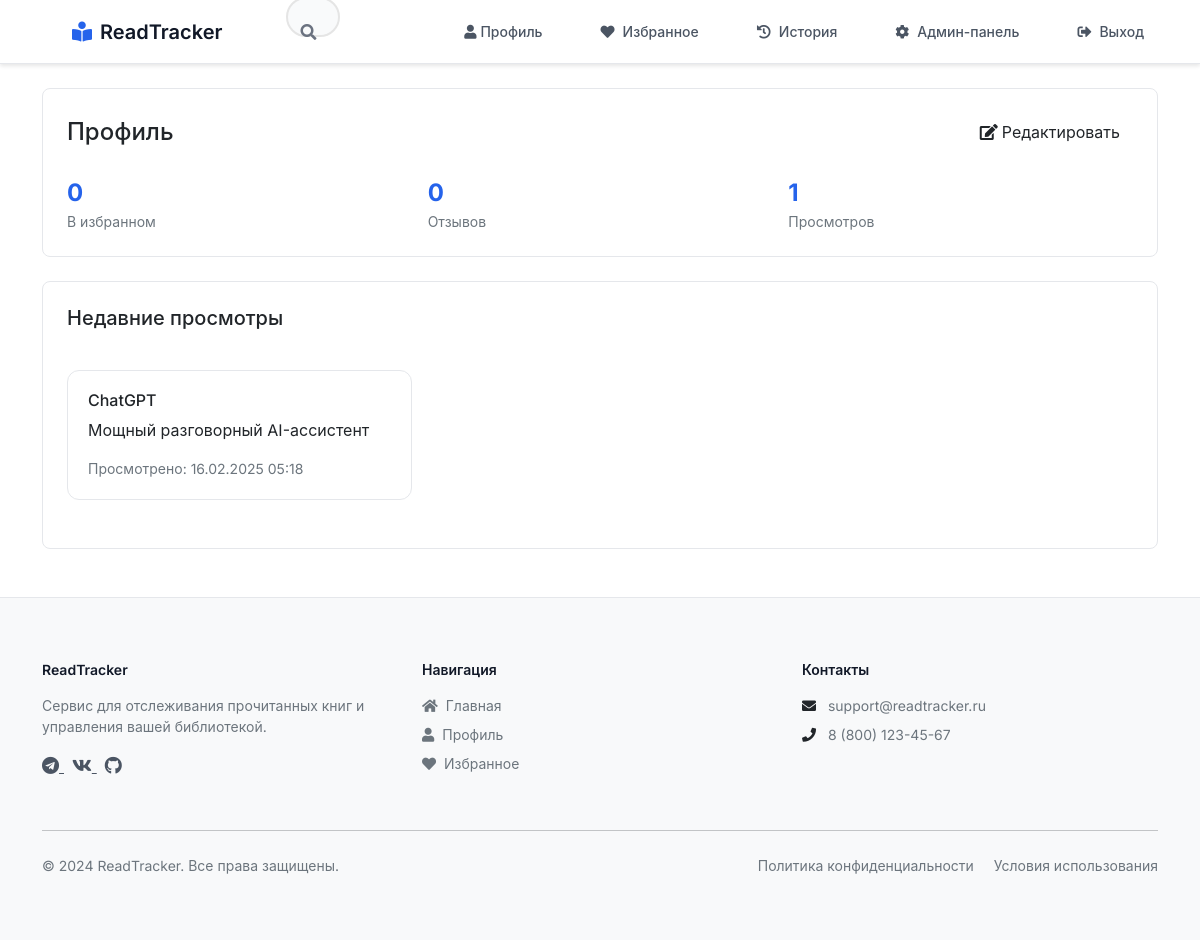
Before: /profile (signed in) with the older database file.
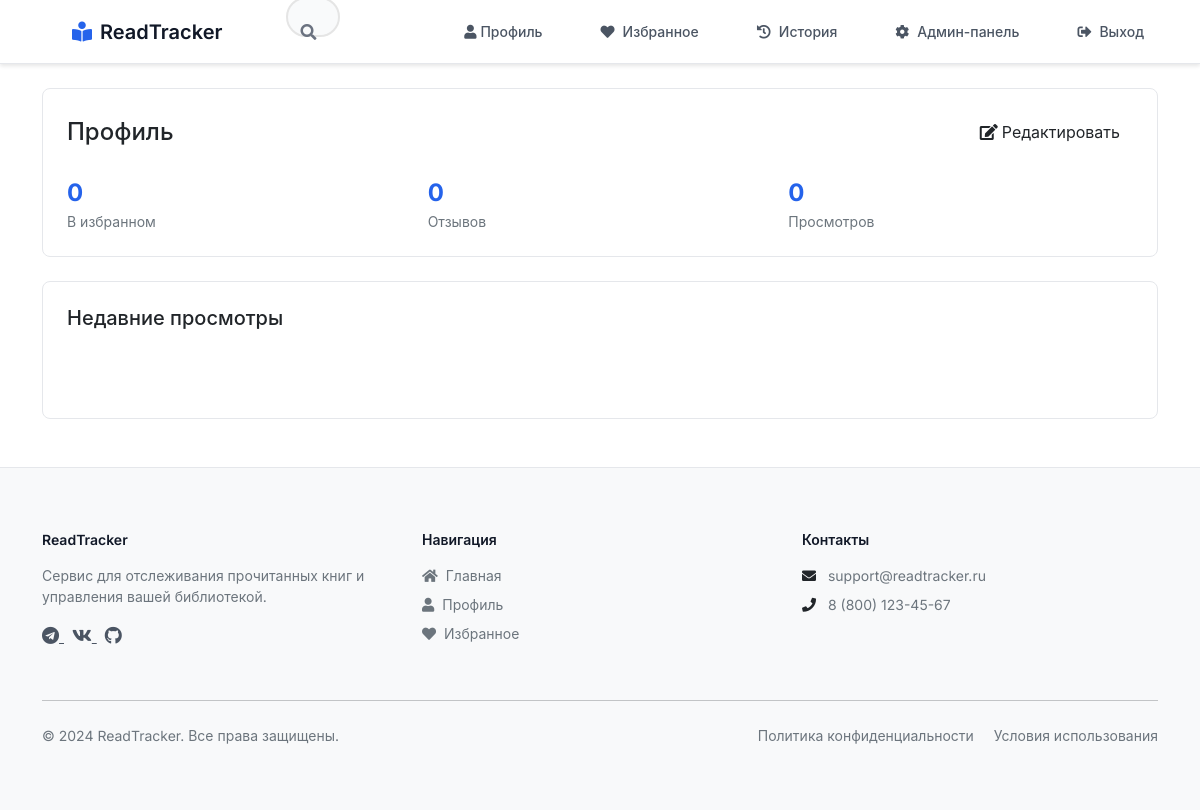
After: the same page with the newer database file.
### app.py (models this page shows)
class ViewHistory(db.Model):
    id = db.Column(db.Integer, primary_key=True)
    user_id = db.Column(db.Integer, db.ForeignKey('user.id'), nullable=False)
    service_id = db.Column(db.Integer, db.ForeignKey('service.id'), nullable=False)
    viewed_at = db.Column(db.DateTime, default=datetime.utcnow)

class Service(db.Model):
    id = db.Column(db.Integer, primary_key=True)
    title = db.Column(db.String(100), nullable=False)
    description = db.Column(db.Text, nullable=False)
    category = db.Column(db.String(50), nullable=False)
    subcategory = db.Column(db.String(50))
    tags = db.Column(db.String(200))  # Store tags as comma-separated string
    detailed_description = db.Column(db.Text)
    pricing_type = db.Column(db.String(20))  # 'free', 'paid', 'freemium'
    pricing = db.Column(db.Text)
    link = db.Column(db.String(200))
    rating = db.Column(db.Float, default=0.0)
    created_at = db.Column(db.DateTime, default=db.func.current_timestamp())
    favorites = db.relationship('Favorite', backref='service', lazy=True)
    views = db.relationship('ViewHistory', backref='service', lazy=True)
    reviews = db.relationship('Review', backref='service', lazy=True)

### app.py (the view, shortened to what this page needs)
@app.route('/profile', methods=['GET', 'POST'])
@login_required
def profile():
    favorites_count = Favorite.query.filter_by(user_id=current_user.id).count()
    reviews_count = Review.query.filter_by(user_id=current_user.id).count()
    recent_views = ViewHistory.query.filter_by(user_id=current_user.id)\
        .order_by(ViewHistory.viewed_at.desc())\
        .limit(5)\
        .all()
    return render_template('user/profile.html',
                         favorites_count=favorites_count,
                         reviews_count=reviews_count,
                         recent_views=recent_views)

### app.py (called while the page is built)
@login_manager.user_loader
def load_user(user_id):
    return User.query.get(int(user_id))

@app.context_processor
def utility_processor():
    return {
        'current_app': current_app
    }

### templates/user/profile.html (shortened to what this page needs)
{% extends "base.html" %}
{% block content %}
<div class="container py-4">
    <div class="profile-section">
        <div class="d-flex justify-content-between align-items-center mb-4">
            <h1 class="h4 mb-0">Профиль</h1>
            <button class="btn btn-outline" data-bs-toggle="modal" data-bs-target="#editProfileModal">
                <i class="fas fa-edit me-1"></i>Редактировать
            </button>
        </div>
        <div class="profile-stats">
            <div class="stat-card">
                <div class="stat-value">{{ favorites_count }}</div>
                <div class="text-secondary small">В избранном</div>
            </div>
            <div class="stat-card">
                <div class="stat-value">{{ reviews_count }}</div>
                <div class="text-secondary small">Отзывов</div>
            </div>
            <div class="stat-card">
                <div class="stat-value">{{ recent_views|length }}</div>
                <div class="text-secondary small">Просмотров</div>
            </div>
        </div>
    </div>
    <div class="profile-section">
        <h2 class="h5 mb-3">Недавние просмотры</h2>
        <div class="services-grid">
            {% for view in recent_views %}
            <div class="service-card">
                <h3 class="h6">{{ view.service.title }}</h3>
                <p class="description">{{ view.service.description }}</p>
                <div class="text-secondary small">
                    Просмотрено: {{ view.viewed_at.strftime('%d.%m.%Y %H:%M') }}
                </div>
            </div>
            {% endfor %}
        </div>
    </div>
</div>
{% endblock %}

Changed rows visible on the page:
removed ViewHistory: service "ChatGPT", service.description "Мощный разговорный AI-ассистент", viewed_at "16.02.2025 05:18"
Other visible differences:
{{ recent_views|length }}: "1" → "0"
